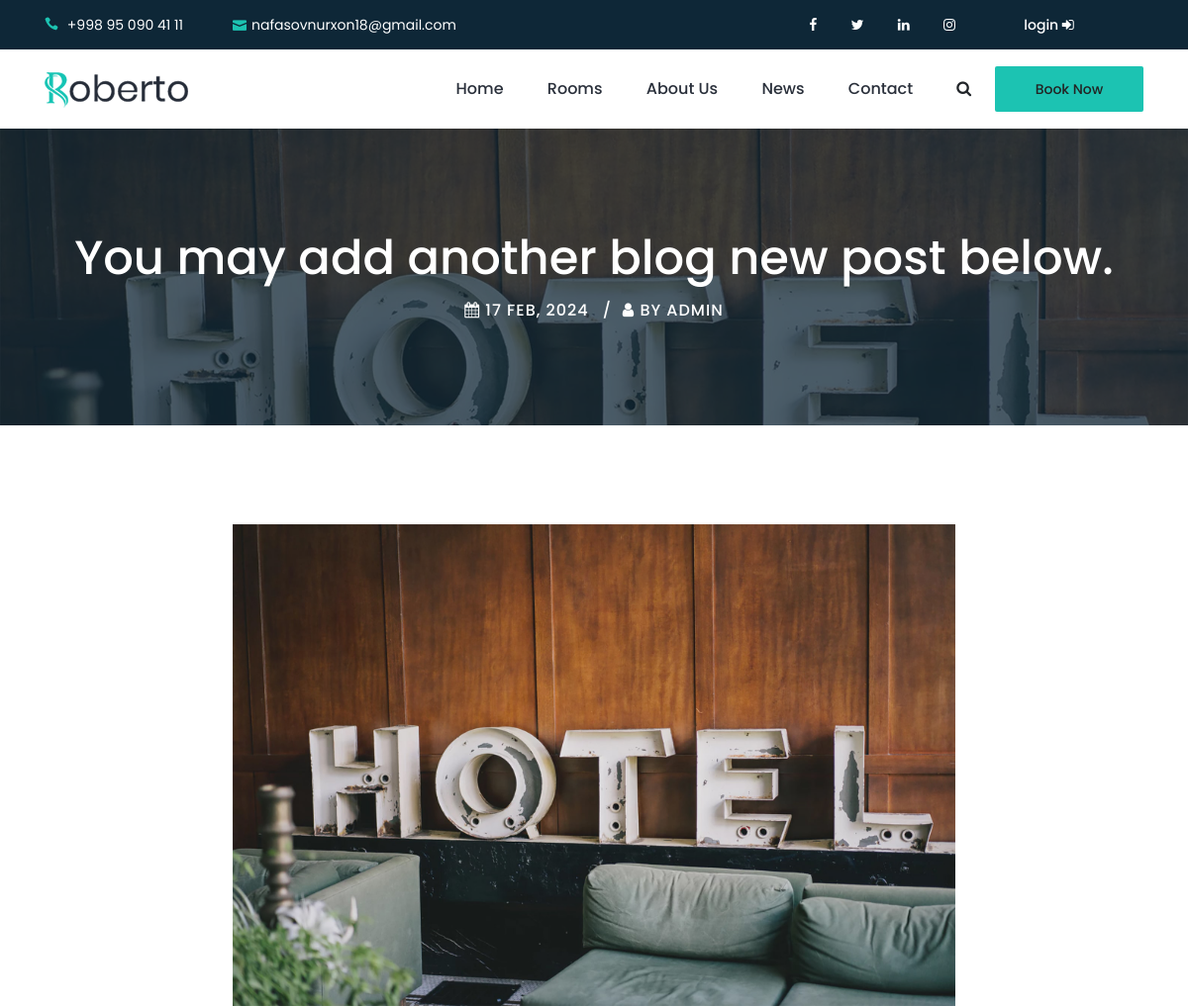
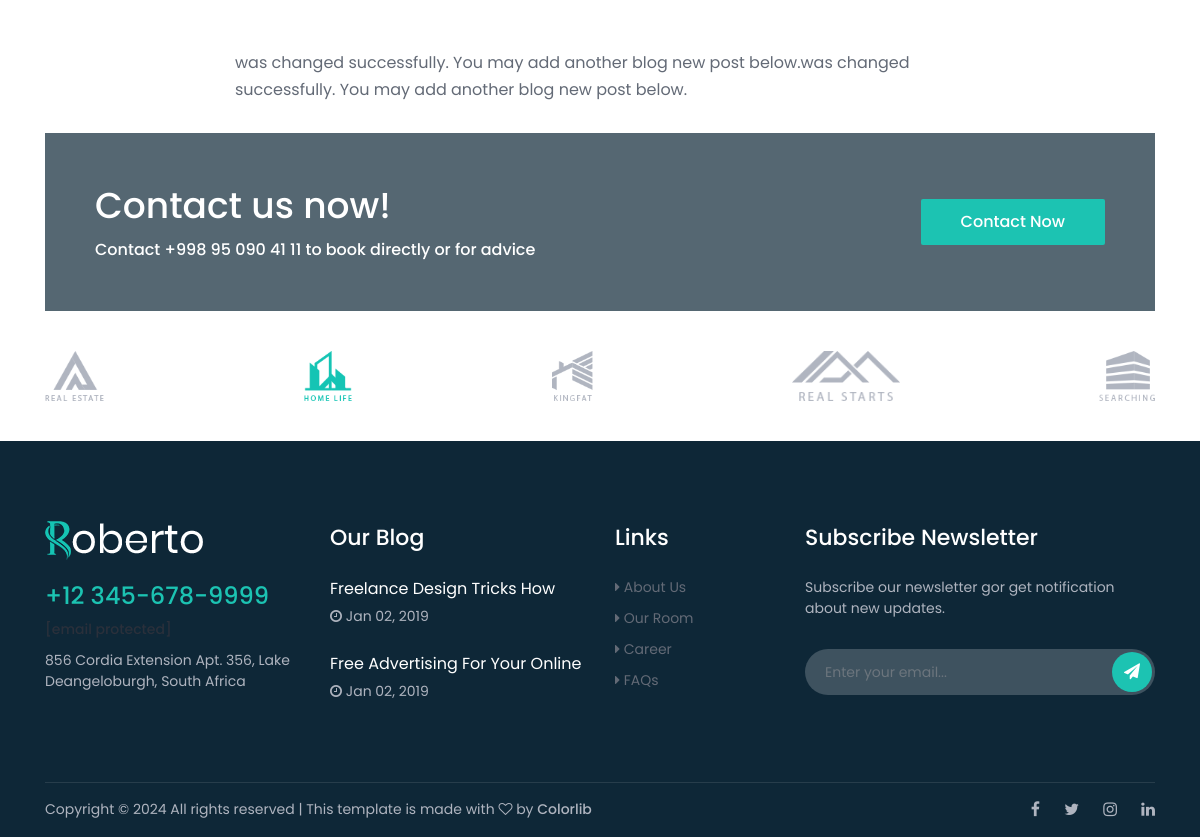
The app's page /blog/detail-blog/1/ with its own data (2 pictures, top to bottom).
### apps/main/models.py (models this page shows)
class MeContact(BaseModel):
    phone = models.CharField(max_length=25)
    email = models.EmailField()
    facebook = models.URLField(null=True, blank=True)
    linkedin = models.URLField(null=True, blank=True)
    twitter = models.URLField(null=True, blank=True)
    instagram = models.URLField(null=True, blank=True)
    address = models.CharField(max_length=35, null=True, blank=True)
    open_time = models.TimeField(null=True, blank=True)
    close_time = models.TimeField(null=True, blank=True)

class Partners(BaseModel):
    name = models.CharField(max_length=221)
    image = models.ImageField(upload_to='partners/')
    url = models.URLField(null=True, blank=True)

### apps/blog/models.py (models this page shows)
class BaseModel(models.Model):
    created_date = models.DateTimeField(auto_now_add=True)
    modified_date = models.DateTimeField(auto_now=True)
    class Meta:
        abstract = True

class BlogPost(BaseModel):
    author = models.ForeignKey('auth.User', on_delete=models.SET_NULL, null=True)
    title = models.CharField(max_length=221)
    image = models.ImageField(upload_to='blog/post')
    description = models.TextField()

### apps/blog/views.py (the view)
# urls.py: path('detail-blog/<int:pk>/', BlogDetail.as_view(), name='detail')
class BlogDetail(View):
    template_name = 'blog/blog-detail.html'
    def get(self, request, *args, **kwargs):
        blog = get_object_or_404(BlogPost, id=kwargs['pk'])
        return render(request, self.template_name, {'blog': blog})

### apps/main/templatetags/Me_contact.py (called while the page is built)
@register.simple_tag()
def me_contact():
    return MeContact.objects.get()

@register.simple_tag()
def partners():
    return Partners.objects.all()

### templates/blog/blog-detail.html
{% extends 'base.html' %}
{% load static %}
{% block content %}
    <div class="breadcrumb-area bg-img bg-overlay jarallax" style="background-image: url({{ blog.image.url }});">
        <div class="container h-100">
            <div class="row h-100 align-items-center">
                <div class="col-12">
                    <div class="breadcrumb-content text-center">
                        <div class="breadcrumb-post-content">
                            <h2 class="post-title">{{ blog.title }}</h2>
                            <div class="post-meta">
                                <a href="#" class="post-date"><i class="fa fa-calendar" aria-hidden="true"></i> {{ blog.created_date|date:'d b, Y' }}</a>
                                <a href="#" class="post-author"><i class="fa fa-user" aria-hidden="true"></i> by {{ blog.author }}</a>
                            </div>
                        </div>
                    </div>
                </div>
            </div>
        </div>
    </div>
    <div class="roberto-news-area section-padding-100-0">
        <div class="container">
            <div class="row justify-content-center">
                <div class="col-12 col-lg-8">
                    <div class="post-thumbnail mb-50">
                        <img src="{{ blog.image.url }}" alt>
                    </div>
                    <div class="blog-details-text">
                        <p>{{ blog.description }}</p>
                    </div>
                </div>
            </div>
        </div>
    </div>
{% endblock %}

### templates/navbar.html (shortened to what this page needs)
{% load static %}
{% load Me_contact %}
{% me_contact as me_contact %}
<header class="header-area">
    <div class="search-form d-flex align-items-center">
        <div class="container">
            <form action="https://preview.colorlib.com/theme/roberto/index.html" method="get">
                <button type="submit"></button>
            </form>
        </div>
    </div>
    <div class="top-header-area">
        <div class="container">
            <div class="row">
                <div class="col-6">
                    <div class="top-header-content">
                        <a href="tel://{{ me_contact.phone }}"><i class="icon_phone"></i>
                            <span>{{ me_contact.phone }}</span></a>
                        <a href="mailto:{{ me_contact.email }}"><i class="icon_mail"></i>{{ me_contact.email }}</a>
                    </div>
                </div>
                <div class="col-4">
                    <div class="top-header-content">
                        <div class="top-social-area ml-auto">
                            <a href="{{ me_contact.facebook }}"><i class="fa fa-facebook" aria-hidden="true"></i></a>
                            <a href="{{ me_contact.twitter }}"><i class="fa fa-twitter" aria-hidden="true"></i></a>
                            <a href="{{ me_contact.linkedin }}"><i class="fa fa-linkedin" aria-hidden="true"></i></a>
                            <a href="{{ me_contact.instagram }}"><i class="fa fa-instagram" aria-hidden="true"></i></a>
                        </div>
                    </div>
                </div>
                <div class="col-2">
                    <div class="top-header-content">
                        <div class="top-social-area ml-auto">
                            {% if request.user.is_authenticated %}
                                <a style="margin-left: 30px">{{ request.user }}</a>
                                <a href="{% url 'contact:logout' %}"><span> logout </span><i class="fa fa-sign-out"></i></a>
                            {% else %}
                                <a href="{% url 'contact:login' %}"><span>login </span><i class="fa fa-sign-in"></i> </a>
                            {% endif %}
                        </div>
                    </div>
                </div>
            </div>
        </div>
    </div>
    <div class="main-header-area">
        <div class="classy-nav-container breakpoint-off">
            <div class="container">
                <nav class="classy-navbar justify-content-between" id="robertoNav">
                    <a class="nav-brand" href="{% url 'main:home' %}"><img src="{% static 'img/core-img/logo.png' %}"
                                                                           alt></a>
                    <div class="classy-menu">
                        <div class="classynav">
                            <ul id="nav">
                                <li class="active"><a href="{% url 'main:home' %}">Home</a></li>
                                <li><a href="{% url 'rooms:rooms' %}">Rooms</a></li>
                                <li><a href="{% url 'main:about' %}">About Us</a></li>
                                <li><a href="{% url 'blog:blog' %}">News</a></li>
                                <li><a href="{% url 'contact:contact' %}">Contact</a></li>
                            </ul>
                            <div class="search-btn ml-4">
                                <i class="fa fa-search" aria-hidden="true"></i>
                            </div>
                            <div class="mt-2 mb-2 ml-4">
                                <a class="roberto-btn" href="#">Book Now</a>
                            </div>
                        </div>
                    </div>
                </nav>
            </div>
        </div>
    </div>
</header>

### templates/partner.html
{% load static %}
{% load Me_contact %}
{% me_contact as me_contact %}
{% partners as partners %}
<section class="roberto-cta-area">
    <div class="container">
        <div class="cta-content bg-img bg-overlay jarallax"
             style="background-image: url({% static 'img/bg-img/1.jpg' %});">
            <div class="row align-items-center">
                <div class="col-12 col-md-7">
                    <div class="cta-text mb-50">
                        <h2>Contact us now!</h2>
                        <h6>Contact {{ me_contact.phone }} to book directly or for advice</h6>
                    </div>
                </div>
                <div class="col-12 col-md-5 text-right">
                    <a href="{% url 'contact:contact' %}" class="btn roberto-btn mb-50">Contact Now</a>
                </div>
            </div>
        </div>
    </div>
</section>
<div class="partner-area">
    <div class="container">
        <div class="row">
            <div class="col-12">
                <div class="partner-logo-content d-flex align-items-center justify-content-between wow fadeInUp"
                     data-wow-delay="300ms">
                    {% for partner in partners %}
                        <a href="{{ partner.url }}" class="partner-logo"><img src="{{ partner.image.url }}" alt></a>
                    {% endfor %}
                </div>
            </div>
        </div>
    </div>
</div>

### static/css/default-assets/classy-nav.css (style rules this page uses)
.classy-nav-container { position: relative; z-index: 1; background-color: #ffffff; }
.classy-nav-container * { box-sizing: border-box; }
.classy-nav-container a { -webkit-transition-duration: 500ms; transition-duration: 500ms; text-decoration: none; outline: none; font-size: 14px; color: #232323; display: inline-block; }
.justify-content-between { -webkit-box-pack: justify; -ms-flex-pack: justify; justify-content: space-between; }
.justify-content-center { -webkit-box-pack: center; -ms-flex-pack: center; justify-content: center; }
.classy-navbar { width: 100%; height: 80px; display: -webkit-box; display: -ms-flexbox; display: flex; -webkit-box-align: center; -ms-flex-align: center; -ms-grid-row-align: center; align-items: center; }
.classy-navbar .nav-brand { font-size: 26px; font-weight: 500; color: #232323; display: inline-block; margin-right: 30px; }
.classynav ul li { display: inline-block; clear: both; position: inherit; z-index: 10; }
.classynav ul li a { padding: 0 15px; display: block; height: 40px; font-size: 14px; line-height: 39px; }
.breakpoint-off .classynav { display: -webkit-box; display: -ms-flexbox; display: flex; -webkit-box-align: center; -ms-flex-align: center; -ms-grid-row-align: center; align-items: center; }

### static/css/style.css (style rules this page uses)
.icon_search, .icon_star, .icon_mail, .icon_phone { font-family: 'ElegantIcons'; speak: none; font-style: normal; font-weight: normal; font-variant: normal; text-transform: none; line-height: 1; -webkit-font-smoothing: antialiased; }
.icon_mail:before { content: "\e076"; }
.icon_phone:before { content: "\e090"; }

### records on screen
MeContact: phone "+998 95 090 41 11", email "nafasovnurxon18@gmail.com"
BlogPost: title "You may add another blog new post below.", created_date "17 FEB, 2024", author "ADMIN", image (picture), description "was changed successfully. You may add another blog new post below.was changed successfully. You may add another blog new post below."
Partners: image (picture)
Partners: image (picture)
Partners: image (picture)
Partners: image (picture)
Partners: image (picture)
